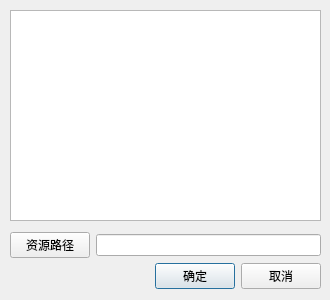
<?xml version="1.0" encoding="UTF-8"?>
<ui version="4.0">
 <class>SetupDlgClass</class>
 <widget class="QDialog" name="SetupDlgClass">
  <property name="windowModality">
   <enum>Qt::NonModal</enum>
  </property>
  <property name="geometry">
   <rect>
    <x>0</x>
    <y>0</y>
    <width>330</width>
    <height>300</height>
   </rect>
  </property>
  <property name="windowTitle">
   <string>设置</string>
  </property>
  <property name="windowIcon">
   <iconset resource="SetupDlg.qrc">
    <normaloff>:/images/Resources/images/setup.png</normaloff>:/images/Resources/images/setup.png</iconset>
  </property>
  <property name="modal">
   <bool>false</bool>
  </property>
  <widget class="QWidget" name="layoutWidget">
   <property name="geometry">
    <rect>
     <x>10</x>
     <y>260</y>
     <width>311</width>
     <height>33</height>
    </rect>
   </property>
   <layout class="QHBoxLayout">
    <property name="spacing">
     <number>6</number>
    </property>
    <property name="leftMargin">
     <number>0</number>
    </property>
    <property name="topMargin">
     <number>0</number>
    </property>
    <property name="rightMargin">
     <number>0</number>
    </property>
    <property name="bottomMargin">
     <number>0</number>
    </property>
    <item>
     <spacer>
      <property name="orientation">
       <enum>Qt::Horizontal</enum>
      </property>
      <property name="sizeHint" stdset="0">
       <size>
        <width>131</width>
        <height>31</height>
       </size>
      </property>
     </spacer>
    </item>
    <item>
     <widget class="QPushButton" name="okButton">
      <property name="text">
       <string>确定</string>
      </property>
     </widget>
    </item>
    <item>
     <widget class="QPushButton" name="cancelButton">
      <property name="text">
       <string>取消</string>
      </property>
     </widget>
    </item>
   </layout>
  </widget>
  <widget class="QWidget" name="horizontalLayoutWidget">
   <property name="geometry">
    <rect>
     <x>10</x>
     <y>230</y>
     <width>311</width>
     <height>31</height>
    </rect>
   </property>
   <layout class="QHBoxLayout" name="horizontalLayout">
    <item>
     <widget class="QPushButton" name="pushButton_datadir">
      <property name="text">
       <string>资源路径</string>
      </property>
     </widget>
    </item>
    <item>
     <widget class="QLineEdit" name="lineEdit_datadir">
      <property name="readOnly">
       <bool>true</bool>
      </property>
     </widget>
    </item>
   </layout>
  </widget>
  <widget class="QTableView" name="tableView_cmdset">
   <property name="geometry">
    <rect>
     <x>10</x>
     <y>10</y>
     <width>311</width>
     <height>211</height>
    </rect>
   </property>
   <property name="layoutDirection">
    <enum>Qt::LeftToRight</enum>
   </property>
   <property name="autoFillBackground">
    <bool>true</bool>
   </property>
  </widget>
 </widget>
 <resources>
  <include location="SetupDlg.qrc"/>
 </resources>
 <connections>
  <connection>
   <sender>okButton</sender>
   <signal>clicked()</signal>
   <receiver>SetupDlgClass</receiver>
   <slot>accept()</slot>
   <hints>
    <hint type="sourcelabel">
     <x>278</x>
     <y>253</y>
    </hint>
    <hint type="destinationlabel">
     <x>96</x>
     <y>254</y>
    </hint>
   </hints>
  </connection>
  <connection>
   <sender>cancelButton</sender>
   <signal>clicked()</signal>
   <receiver>SetupDlgClass</receiver>
   <slot>reject()</slot>
   <hints>
    <hint type="sourcelabel">
     <x>369</x>
     <y>253</y>
    </hint>
    <hint type="destinationlabel">
     <x>179</x>
     <y>282</y>
    </hint>
   </hints>
  </connection>
 </connections>
</ui>
